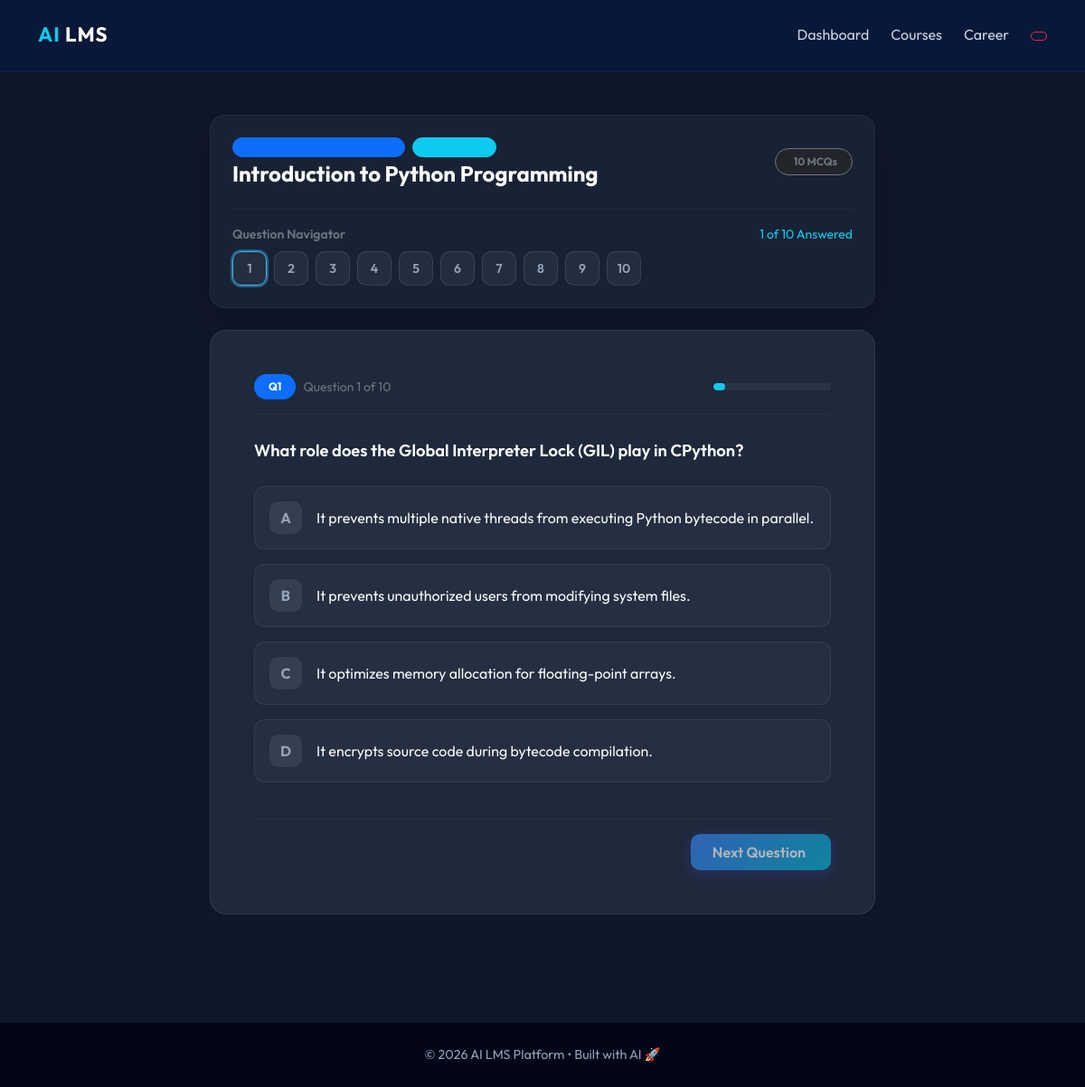
The app's page /course/23/quiz/?difficulty=hard (signed in) with its own data.
### ailms_app/models.py (models this page shows, shortened)
class Course(models.Model):
    title = models.CharField(max_length=255)
    domain = models.CharField(max_length=100, default='General')
    description = models.TextField()
    pdf_file = models.FileField(upload_to='courses/')
    extracted_content = models.TextField(blank=True, null=True)
    chapters = models.JSONField(blank=True, null=True)  # List of {title: "...", content: "..."}
    created_at = models.DateTimeField(auto_now_add=True)

class Quiz(models.Model):
    DIFFICULTY_CHOICES = [
        ('easy', 'Easy'),
        ('medium', 'Medium'),
        ('hard', 'Hard'),
    ]
    course = models.ForeignKey(Course, on_delete=models.CASCADE, related_name='quizzes')
    difficulty = models.CharField(max_length=10, choices=DIFFICULTY_CHOICES)
    questions = models.JSONField() # List of {question: "...", options: ["...", "..."], answer: "..."}
    created_at = models.DateTimeField(auto_now_add=True)

### ailms_app/views.py (the view, shortened to what this page needs)
# urls.py: path('course/<int:course_id>/quiz/', views.take_quiz, name='take_quiz'),
@login_required
def take_quiz(request, course_id):
    course = get_object_or_404(Course, id=course_id)
    difficulty = request.GET.get('difficulty', 'medium').lower()
    quiz = Quiz.objects.filter(course=course, difficulty=difficulty).first()
    return render(request, 'quiz.html', {'quiz': quiz, 'course': course})

### templates/quiz.html (shortened to what this page needs)
{% extends 'base.html' %}
{% block content %}
<div class="row justify-content-center">
    <div class="col-md-9 col-lg-8">
    <div class="card p-4 mb-4 glass-panel border border-secondary border-opacity-10 shadow-lg">
        <div class="d-flex flex-column flex-md-row justify-content-between align-items-md-center gap-3">
            <div>
                <div class="d-flex align-items-center gap-2 mb-1">
                    <span class="badge bg-primary bg-opacity-20 text-primary border border-primary border-opacity-20 px-3 py-1 rounded-pill small">
                    </span>
                    <span class="badge bg-info bg-opacity-20 text-info border border-info border-opacity-20 px-3 py-1 rounded-pill small">
                    </span>
                </div>
                <h4 class="fw-bold m-0 text-white">
                    {{ course.title }}
                </h4>
            </div>
            <div class="d-flex align-items-center gap-2">
                <span class="badge bg-dark border border-secondary px-3 py-2 rounded-pill text-secondary">
                     {{ quiz.questions|length }} MCQs
                </span>
            </div>
        </div>
        <div class="mt-4 pt-3 border-top border-secondary border-opacity-10">
            <div class="d-flex align-items-center justify-content-between mb-2">
                <small class="text-secondary fw-semibold">Question Navigator</small>
                <small class="text-info id="progress-text">1 of {{ quiz.questions|length }} Answered</small>
            </div>
            <div class="d-flex flex-wrap gap-2" id="navPillsContainer">
                {% for q in quiz.questions %}
                <button type="button"
                        class="btn btn-sm nav-pill-btn {% if forloop.first %}active-pill{% endif %}"
                        id="pill-btn-{{ forloop.counter0 }}"
                        onclick="showQuestion({{ forloop.counter0 }})">
                    {{ forloop.counter }}
                </button>
                {% endfor %}
            </div>
        </div>
    </div>
    <form method="POST" id="quizForm">
        {% for q in quiz.questions %}
        <div class="card question-card p-4 p-md-5 mb-4 shadow-xl"
             id="q-{{ forloop.counter0 }}"
             style="{% if not forloop.first %}display:none;{% endif %}">
            <div class="d-flex justify-content-between align-items-center mb-4 pb-3 border-bottom border-secondary border-opacity-10">
                <div class="d-flex align-items-center gap-2">
                    <span class="badge bg-primary text-white rounded-pill px-3 py-2 fw-bold">
                        Q{{ forloop.counter }}
                    </span>
                    <span class="text-secondary small">
                        Question {{ forloop.counter }} of {{ quiz.questions|length }}
                    </span>
                </div>
                <div class="progress" style="width: 130px; height: 8px; border-radius: 10px; background: rgba(255,255,255,0.05);">
                    <div class="progress-bar bg-info shadow-sm"
                         style="width: {% widthratio forloop.counter quiz.questions|length 100 %}%; border-radius: 10px;">
                    </div>
                </div>
            </div>
            <h5 class="fw-semibold mb-4 text-white question-text">
                {{ q.question }}
            </h5>
            <div class="options-group">
                {% for option in q.options %}
                <div class="mb-3">
                    <label class="option-label w-100 p-3 p-md-3 d-flex align-items-center"
                           for="opt_{{ forloop.parentloop.counter0 }}_{{ forloop.counter0 }}">
                        <div class="option-indicator me-3">
                            {% if forloop.counter == 1 %}A
                            {% elif forloop.counter == 2 %}B
                            {% elif forloop.counter == 3 %}C
                            {% else %}D{% endif %}
                        </div>
                        <span class="option-text text-light">{{ option }}</span>
                    </label>
                </div>
                {% endfor %}
            </div>
            <div class="mt-4 pt-3 border-top border-secondary border-opacity-10 d-flex justify-content-between align-items-center">
                {% if not forloop.last %}
                <button type="button"
                        id="next-btn-{{ forloop.counter0 }}"
                        class="btn btn-primary px-4 py-2 fw-semibold"
                        onclick="showQuestion({{ forloop.counter0|add:'1' }})"
                        disabled>
                    Next Question
                </button>
                {% endif %}
            </div>
        </div>
        {% endfor %}
    </form>
</div>
</div>
{% endblock %}

### static/css/styles.css (style rules this page uses)
:root { --primary: #4F46E5; --primary-glow: rgba(79, 70, 229, 0.4); --secondary: #22C55E; --background: #020617; --card-bg: rgba(30, 41, 59, 0.7); --border: rgba(148, 163, 184, 0.1); --text-primary: #F8FAFC; --text-secondary: #94A3B8; --accent: #F59E0B; --glass: rgba(15, 23, 42, 0.8); }
body { background-color: var(--background); background-image: radial-gradient(at 0% 0%, rgba(79, 70, 229, 0.15) 0px, transparent 50%), radial-gradient(at 100% 100%, rgba(34, 197, 94, 0.05) 0px, transparent 50%); color: var(--text-primary); font-family: 'Outfit', sans-serif; margin: 0; transition: all 0.3s ease; line-height: 1.6; }
.glass-panel { background: var(--card-bg); backdrop-filter: blur(12px); border: 1px solid var(--border); border-radius: 16px; box-shadow: 0 4px 30px rgba(0, 0, 0, 0.1); }
.card { background: var(--card-bg); backdrop-filter: blur(8px); border: 1px solid var(--border); border-radius: 16px; transition: all 0.4s cubic-bezier(0.175, 0.885, 0.32, 1.275); }
.btn-primary { background: linear-gradient(135deg, var(--primary), #6366f1); border: none; padding: 12px 24px; border-radius: 12px; font-weight: 600; box-shadow: 0 4px 15px var(--primary-glow); }

### templates/base.html (style rules this page uses)
body { font-family: 'Outfit', sans-serif; background: #0f172a; color: #e2e8f0; }
.btn-primary { background: linear-gradient(135deg, #3b82f6, #06b6d4); border: none; border-radius: 10px; padding: 6px 14px; }

### templates/quiz.html (style rules this page uses)
.glass-panel { background: rgba(30, 41, 59, 0.7) !important; backdrop-filter: blur(12px); border-radius: 16px; }
.question-card { background: #1e293b; border-radius: 18px; border: 1px solid rgba(255,255,255,0.08); }
.question-text { font-size: 1.15rem; line-height: 1.7; color: #f8fafc; }
.option-label { border-radius: 12px; background: rgba(255,255,255,0.03); border: 1px solid rgba(255,255,255,0.07); cursor: pointer; transition: all 0.2s ease-in-out; }
.option-indicator { width: 36px; height: 36px; border-radius: 10px; background: rgba(255,255,255,0.08); display: flex; align-items: center; justify-content: center; font-weight: 700; color: #94a3b8; transition: all 0.2s ease; }
.nav-pill-btn { width: 38px; height: 38px; border-radius: 10px; background: rgba(255,255,255,0.05); border: 1px solid rgba(255,255,255,0.1); color: #94a3b8; font-weight: 600; transition: all 0.2s ease; }
.nav-pill-btn.active-pill { border-color: #38bdf8 !important; box-shadow: 0 0 0 2px rgba(56,189,248,0.4); }

### records on screen
Course: title "Introduction to Python Programming"
Quiz: questions|length "10", questions|length "10"

### other values on screen
{{ q.question }} "What role does the Global Interpreter Lock (GIL) play in CPython?"
{{ option }} "It prevents multiple native threads from executing Python bytecode in parallel." "It prevents unauthorized users from modifying system files." "It optimizes memory allocation for floating-point arrays." "It encrypts source code during bytecode compilation."
